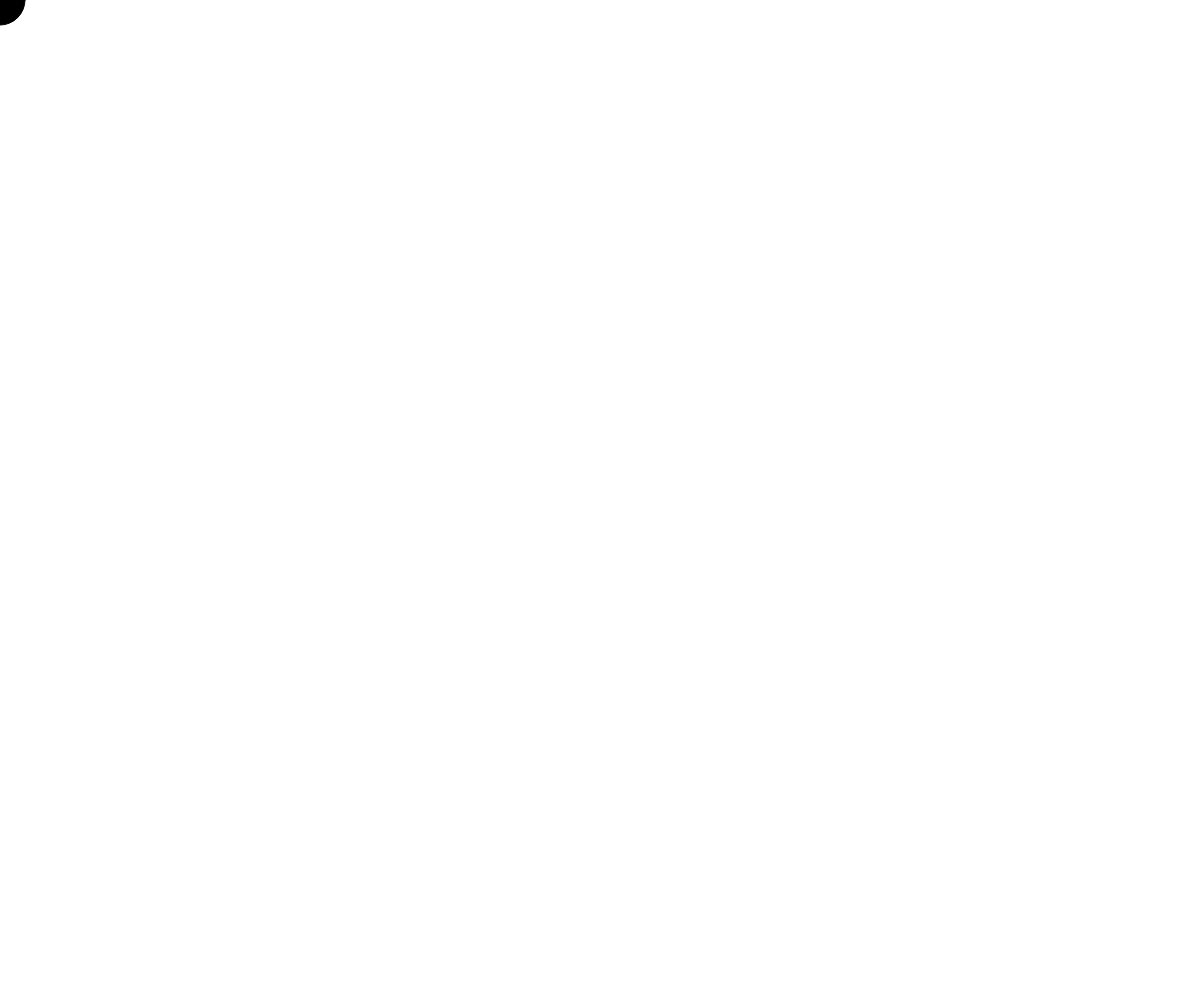
Frame 1 (no input)
Frame 60 (no input): identical to frame 1, image omitted
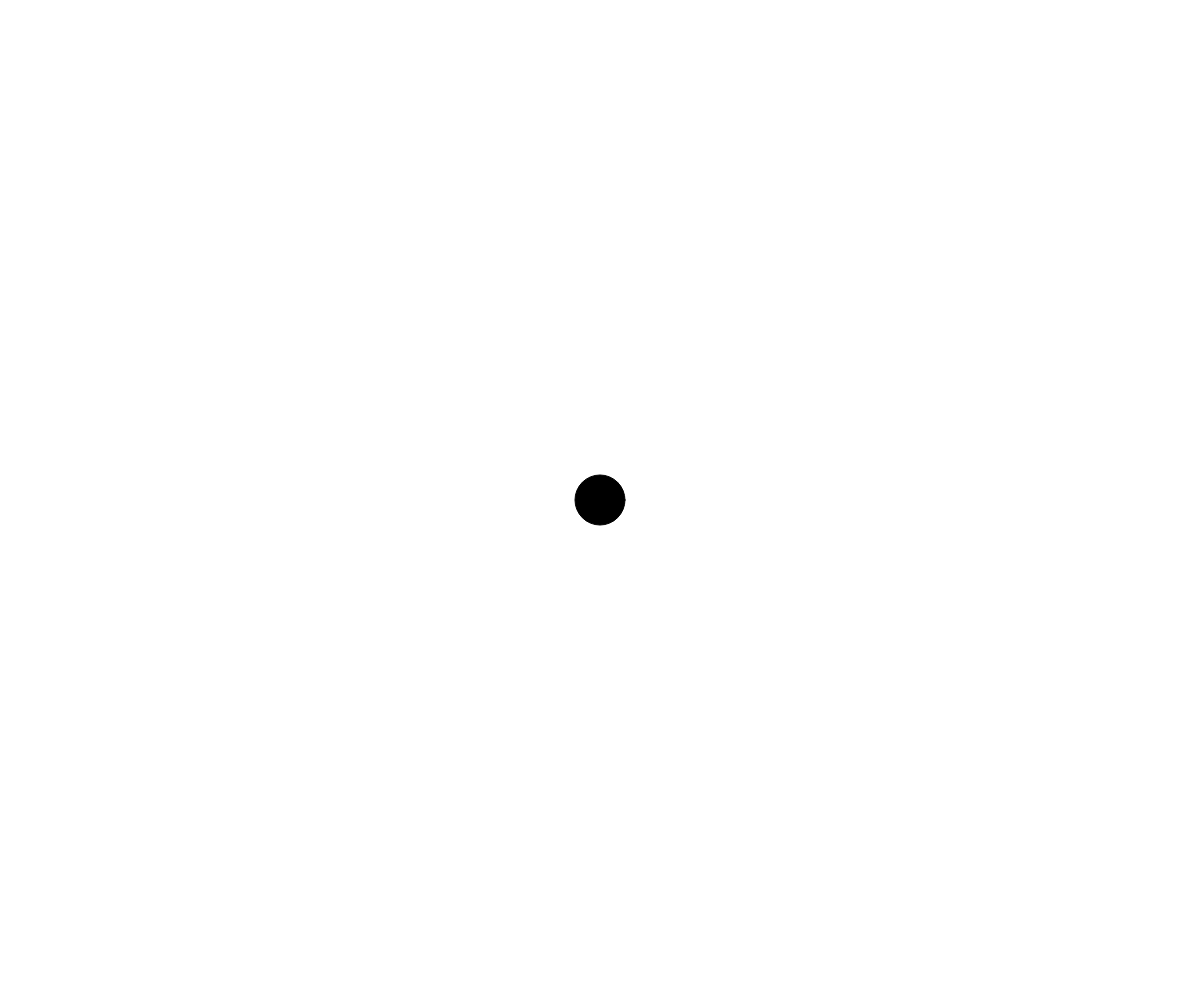
Frame 120 (the mouse pressed at the canvas centre since frame 60)

The p5.js sketch that drew these frames (run headless with seeded random() and noise() and a simulated clock; from frame 60 on, the mouse is pressed at the canvas centre):

// p5.js sketch
// ── sketch.js
// p5js template project - replace with project title
// Dan Schellenberg - replace with your name
// Feb 2, 2018 - replace with the date

// global variables
let ball = {
  x: 200,
  y: 300,
  radius: 50
}

function setup() {
  createCanvas(windowWidth,windowHeight);
}

function draw() {
  background(255);
  fill(0);

  ball.x = mouseX;
  ball.y = mouseY;

  ellipse(ball.x,ball.y,50,50);
}
